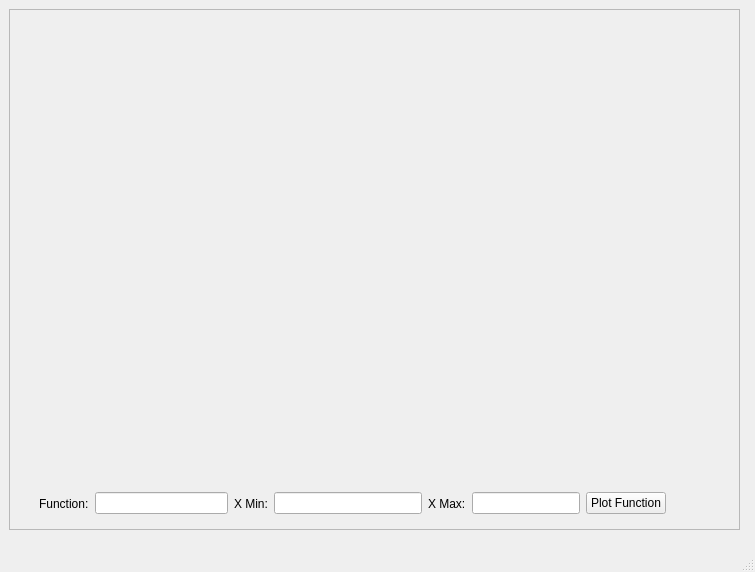
<?xml version="1.0" encoding="UTF-8"?>
<ui version="4.0">
 <class>MainWindow</class>
 <widget class="QMainWindow" name="MainWindow">
  <property name="geometry">
   <rect>
    <x>0</x>
    <y>0</y>
    <width>755</width>
    <height>572</height>
   </rect>
  </property>
  <property name="windowTitle">
   <string>MainWindow</string>
  </property>
  <widget class="QWidget" name="centralwidget">
   <widget class="QFrame" name="frame">
    <property name="geometry">
     <rect>
      <x>9</x>
      <y>9</y>
      <width>731</width>
      <height>521</height>
     </rect>
    </property>
    <property name="frameShape">
     <enum>QFrame::StyledPanel</enum>
    </property>
    <property name="frameShadow">
     <enum>QFrame::Raised</enum>
    </property>
    <widget class="QWidget" name="verticalLayoutWidget">
     <property name="geometry">
      <rect>
       <x>29</x>
       <y>9</y>
       <width>631</width>
       <height>451</height>
      </rect>
     </property>
     <layout class="QVBoxLayout" name="GLayout"/>
    </widget>
    <widget class="QWidget" name="">
     <property name="geometry">
      <rect>
       <x>30</x>
       <y>480</y>
       <width>627</width>
       <height>29</height>
      </rect>
     </property>
     <layout class="QHBoxLayout" name="horizontalLayout_5">
      <item>
       <layout class="QHBoxLayout" name="horizontalLayout">
        <item>
         <widget class="QLabel" name="label">
          <property name="text">
           <string>Function:</string>
          </property>
         </widget>
        </item>
        <item>
         <widget class="QLineEdit" name="function"/>
        </item>
       </layout>
      </item>
      <item>
       <layout class="QHBoxLayout" name="horizontalLayout_2">
        <item>
         <widget class="QLabel" name="label_3">
          <property name="text">
           <string>X Min:</string>
          </property>
         </widget>
        </item>
        <item>
         <widget class="QLineEdit" name="x_min"/>
        </item>
       </layout>
      </item>
      <item>
       <layout class="QHBoxLayout" name="horizontalLayout_4">
        <item>
         <layout class="QHBoxLayout" name="horizontalLayout_3">
          <item>
           <widget class="QLabel" name="label_4">
            <property name="text">
             <string>X Max:</string>
            </property>
           </widget>
          </item>
          <item>
           <widget class="QLineEdit" name="x_max"/>
          </item>
          <item>
           <widget class="QPushButton" name="plot_button">
            <property name="text">
             <string>Plot Function</string>
            </property>
           </widget>
          </item>
         </layout>
        </item>
       </layout>
      </item>
     </layout>
    </widget>
   </widget>
  </widget>
  <widget class="QMenuBar" name="menubar">
   <property name="geometry">
    <rect>
     <x>0</x>
     <y>0</y>
     <width>755</width>
     <height>21</height>
    </rect>
   </property>
  </widget>
  <widget class="QStatusBar" name="statusbar"/>
 </widget>
 <resources/>
 <connections/>
</ui>
